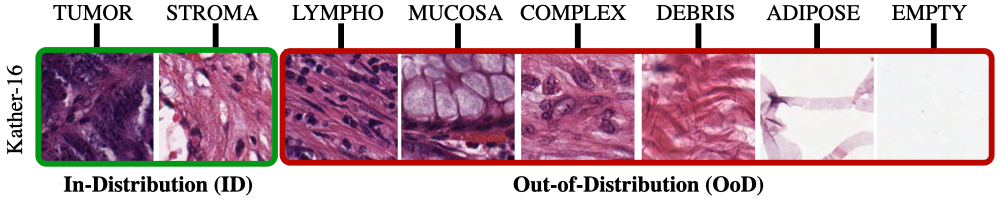
#> input picture data/data_lab_03/part_01/k16.png, 1000 x 208 px
$ python -i classification_training.py   (imports and definitions only)
#> lines starting #> are read from the running program, lines starting #| are printed output that depends on the picture; after the words box and inside, x2 and y2 are one past the last pixel; in counts of white or black regions, pixels touching at a corner belong together
#> further down, picture is the input picture: shape (208, 1000, 3); mean B, G, R 180.6, 168.9, 197.5
# THE ONE

import cv2
import numpy as np
import os
import pandas as pd
import random
from skimage.feature import hog, local_binary_pattern
from sklearn.model_selection import train_test_split, GridSearchCV
from sklearn.preprocessing import StandardScaler
from sklearn.decomposition import PCA
from sklearn.ensemble import RandomForestClassifier
from sklearn.metrics import accuracy_score, classification_report
import pickle
import matplotlib.pyplot as plt

# Parameters
RESIZE_DIM = (256, 256)
LBP_RADIUS = 1
LBP_N_POINTS = 8 * LBP_RADIUS
DEFAULT_BORDER_TYPE = cv2.BORDER_REFLECT_101

ENABLE_AUGMENTATION = True
RUN_GRID_SEARCH = True
ENABLE_BACKGROUND_REMOVAL = True

BG_REMOVE_ADAPTIVE_BLOCK_SIZE = 71
BG_REMOVE_ADAPTIVE_C = 5
BG_REMOVE_MORPH_KERNEL_SIZE = (9,9)

HOG_PIXELS_PER_CELL = (24, 24)
HOG_CELLS_PER_BLOCK = (2, 2)
HOG_ORIENTATIONS = 9

N_PCA_COMPONENTS = 0.95

# Utility
# [123 lines left out: functions resize_and_pad, augment_image, remove_background, extract_fourier_features, extract_hog, extract_lbp, not called in this run]

def extract_color_features(img_bgr_masked):
    if img_bgr_masked.shape[0] == 0 or img_bgr_masked.shape[1] == 0: return np.zeros(16 + 8 + 8)
    hsv_img = cv2.cvtColor(img_bgr_masked, cv2.COLOR_BGR2HSV)
#> hsv_img: shape (208, 1000, 3); mean H, S, V 65.7, 60.5, 201.3
    gray_for_mask_check = cv2.cvtColor(img_bgr_masked, cv2.COLOR_BGR2GRAY)
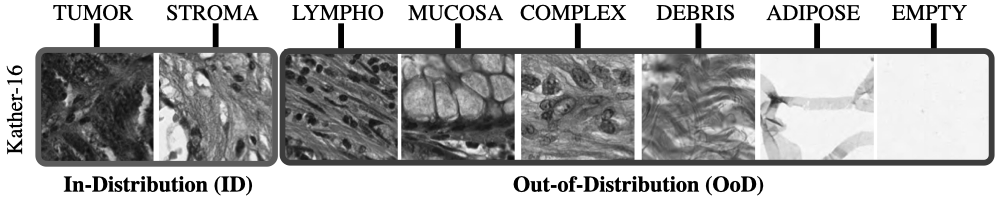
#> gray_for_mask_check: shape (208, 1000); min 0, max 255, mean 178.8
    _, active_pixel_mask_for_hist = cv2.threshold(gray_for_mask_check, 1, 255, cv2.THRESH_BINARY)
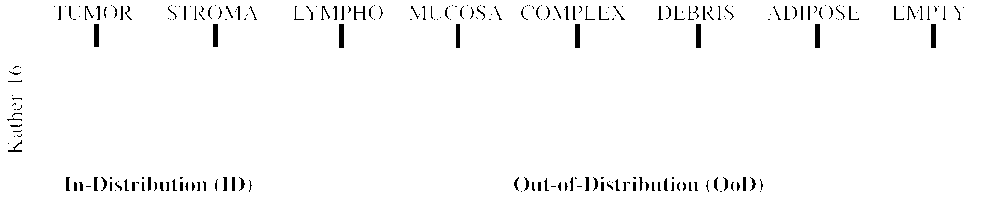
#> active_pixel_mask_for_hist: shape (208, 1000); 97.9% white; 243 black regions (146 under 20 px), largest, box (x1, y1, x2, y2) and area: (339, 24, 344, 48) 120, (575, 24, 580, 48) 120, (696, 24, 701, 48) 120
    if cv2.countNonZero(active_pixel_mask_for_hist) == 0: return np.zeros(16 + 8 + 8)
    hist_h = cv2.calcHist([hsv_img], [0], active_pixel_mask_for_hist, [16], [0, 180])
#> hist_h = [107058, 1536, 2767, 1344, 849, 4714, 2369, 449, 439, 1578, 1997, 1111, 9843, 17390, 38366, 11767]
    hist_s = cv2.calcHist([hsv_img], [1], active_pixel_mask_for_hist, [8], [0, 256])
#> hist_s = [116875, 6489, 8770, 18373, 28161, 10910, 2295, 11704]
    hist_v = cv2.calcHist([hsv_img], [2], active_pixel_mask_for_hist, [8], [0, 256])
#> hist_v = [1255, 3908, 11275, 10293, 19186, 30383, 14645, 112632]
    cv2.normalize(hist_h, hist_h); cv2.normalize(hist_s, hist_s); cv2.normalize(hist_v, hist_v)
    return np.concatenate([hist_h.flatten(), hist_s.flatten(), hist_v.flatten()])

# [65 lines left out: functions extract_all_features, load_segments_and_labels, not called in this run]

# Main Training Script
# [109 lines not run here, left out]

>>> import cv2
>>> picture = cv2.imread('../../data/data_lab_03/part_01/k16.png')
>>> result = extract_color_features(picture)
#> result = 32 values, max 0.949 at index 16, min 0.00378 at index 8, mean 0.159
